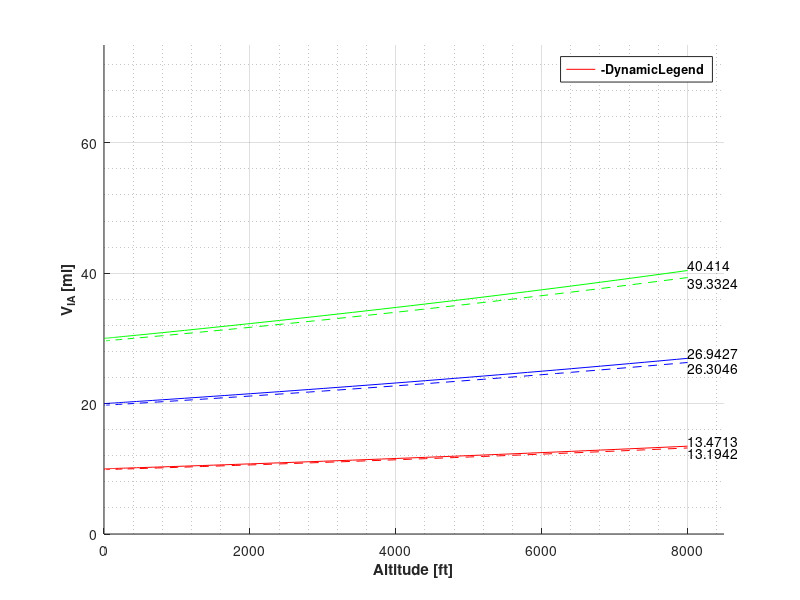
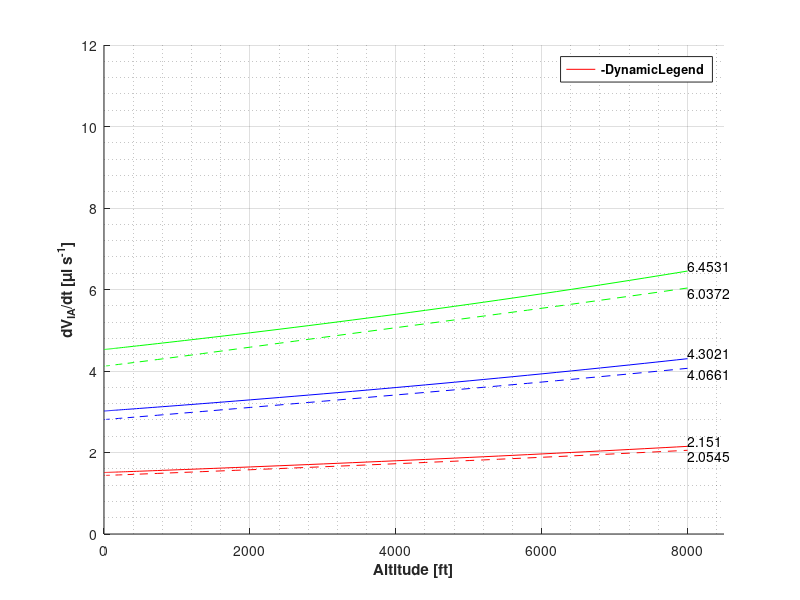
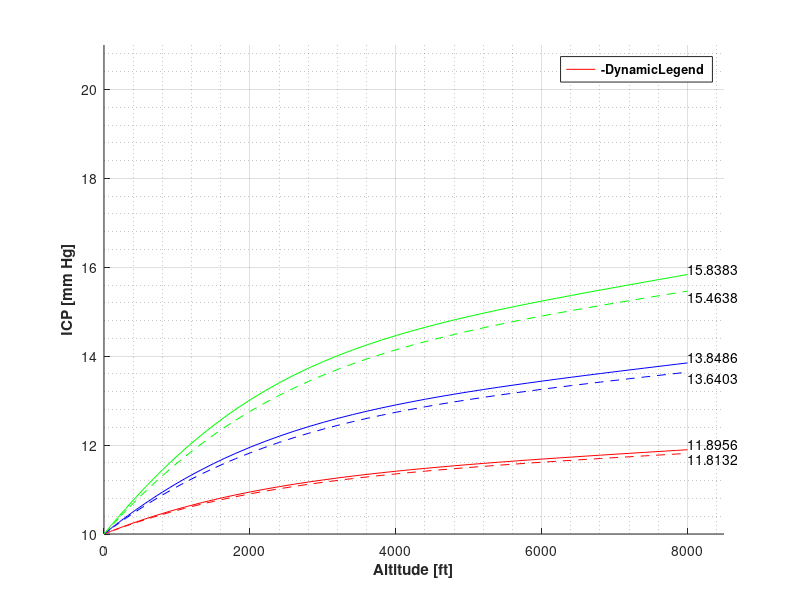
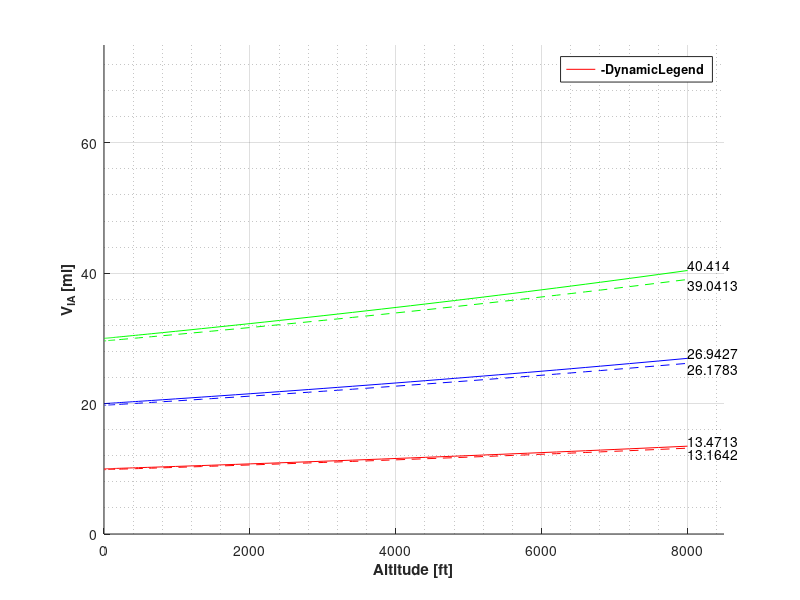

Recreate these plots in MATLAB, in order.
% A Mathematical Modelling Study of the Effects of Air Expansion Inside the
% Brain on the Intracranial Pressure

% Monash University Malaysia - Final Year Project
% Written by Viruj BALA SOUPRAMANIEN (27273652)
% Last modified: 29/5/19

% Anderson et al. Model
% Replicating results from: Andersson et al. (2003) - Air Transport of
% Patients with Intracranial Air: Computer Model of Pressure Effects

clc; clear; close all;

% Table 2 values
PICr=[10 20]*133.322; % Resting pressure (Pa)
VICr=[150 120]*1e-6; % Resting CSF volume
PVI=12.6*1e-6; % Pressure-volume index (m^3)
R=16.1*8.0124e9; % Outflow resistance (Pa/(m^3.s))
VIA0=[10 20 30]*1e-6; % Initial intracranial volume (m^3)
dHdt=[250 500 1000]*0.3048/60; % Rate of ascension (m/s)
Hmax=8000*0.3048; % Maximum altitude (m)

% Numerical constants
a=2257e-8; % Alpha
b=5.264; % Beta
K=1/(0.4343*PVI); % Mathematical constant

for k=1:length(dHdt)
    dt(k)=Hmax/dHdt(k); % Time taken to reach 8000 ft
    for j=1:length(VIA0)
        V=@(t)VIA0(j)./(1-a.*dHdt(k).*t).^b; % Equation 13
        dVdt=@(t)a*b*VIA0(j).*dHdt(k)./((1-a.*dHdt(k).*t).^(b+1)); % Rate of change of intracranial air equation
        for i=1:length(PICr)
            dPdt=@(t,P)(K*P/R)*(PICr(i)+R*dVdt(t)-P); % Equation 8
            [t,P]=ode45(dPdt,[0 dt(k)],PICr(i)); % Solving equation 8
            H{i,j,k}=dHdt(k)*t/0.3048; % Cabin altitude (ft)
            P_IC{i,j,k}=P/133.322; % Intracranial pressure (mm Hg)
            V_IC{i,j,k}=(log(P./PICr(i))/K+VICr(i))*1e6; % Intracranial volume (ml)
            V_IA{i,j,k}=V(t)*1e6; % Intracranial air volume (ml)
            P_IA{i,j,k}=(101000*(1-a*dHdt(k).*t).^b)/133.322;
            rate{i,j,k}=dVdt(t)*1e9; % Rate of change of volume (ul/s)
        end
    end
end

% Proposed Model
% Verifying Anderson model using function of intracranial pressure [P_IC(t)]

clear A Patm dPatm l m n o t P dPdt V dV dicv icp icv iav iap delV alt;

PIA0=101e3; % Initial intracranial air pressure

for n=1:length(dHdt)
    for m=1:length(VIA0)
        for l=1:length(PICr)
            A=VIA0(m)*PIA0; % From Boyles law: P1V1=P2V2 (A=V_IA*P_IA)
            Patm=@(t)PIA0*(1-a*dHdt(n).*t).^b; % Atmospheric pressure
            dPatm=@(t)-a*b*PIA0*dHdt(n).*(1-a*dHdt(n).*t).^(b-1); % Rate of change of atmospheric pressure
            V=@(t,P)A./(Patm(t)+P);
            dPdt=@(t,P)(K*P./(R*((Patm(t)+P).^2+K*P*A))).*...
                ((PICr(l)-P).*(Patm(t)+P).^2-A*R*dPatm(t)); % Equation 8
            dV=@(t,P)-A*(dPatm(t)+dPdt(t,P))./((Patm(t)+P).^2);
            [t,P]=ode45(dPdt,[0 dt(n)],PICr(l)); % Solving equation 8
            icp{l,m,n}=P/133.322; % Intracranial pressure (mm Hg)
            icv{l,m,n}=(log(P./PICr(l))/K+VICr(l))*1e6; % Intracranial volume (ml)
            alt{l,m,n}=dHdt(n)*t/0.3048; % Altitude (ft)
            iav{l,m,n}=V(t,P)*1e6; % Intracranial air volume (ml)
            iap{l,m,n}=(Patm(t)+P)/133.322;
            delV{l,m,n}=dV(t,P)*1e9; % Rate of change of intracranial volume (ul/s)
        end
    end
end

% Plots

if PICr(1)~=10 && VIA0(1)~=10 && dHdt(1)~=250
    PICr=PICr/133.322;
    VIA0=VIA0/1e-6;
    dHdt=dHdt*60/0.3048;
end

[u,v,w]=size(icp);
lines={'r','b','g';'rs:','bs:','gs:';'r--','b--','g--'};

for x=1:u
    for y=1:v
        if x==1
            c=1;
        else
            c=10;
        end
        for z=1:w
            figure(c)
            hold on
            plot(H{x,y,z},V_IA{x,y,z},lines{1,y},'DisplayName',...
                ['Anderson Model: ',num2str(VIA0(y)),'ml V_{IA}_{_0}'])
            plot(alt{x,y,z},iav{x,y,z},lines{3,y},'DisplayName',...
                ['Proposed Model: ',num2str(VIA0(y)),'ml V_{IA}_{_0}'])
            %title(sprintf('Change in Air Volume with Altitude at %d ft/min (P_{IC}_{_r} = %d mm Hg)',dHdt(z),PICr(x)))
            legend('-DynamicLegend','Location','best',...
                'FontWeight','bold')
            text(H{x,y,z}(end),V_IA{x,y,z}(end),...
                num2str(V_IA{x,y,z}(end)),'HorizontalAlignment',...
                'left','VerticalAlignment','bottom')
            text(H{x,y,z}(end),iav{x,y,z}(end),...
                num2str(iav{x,y,z}(end)),'HorizontalAlignment',...
                'left','VerticalAlignment','top')
            
            figure(c+1)
            hold on
            plot(H{x,y,z},rate{x,y,z},lines{1,y},'DisplayName',...
                ['Anderon Model: ',num2str(VIA0(y)),'ml V_{IA}_{_0}'])
            plot(alt{x,y,z},delV{x,y,z},lines{3,y},'DisplayName',...
                ['Proposed Model: ',num2str(VIA0(y)),'ml V_{IA}_{_0}'])
            %title(sprintf('Rate of Air Expansion against Altitude at %d ft/min (P_{IC}_{_r} = %d mm Hg)',dHdt(z),PICr(x)))
            legend('-DynamicLegend','Location','best',...
                'FontWeight','bold')
            text(H{x,y,z}(end),rate{x,y,z}(end),...
                num2str(rate{x,y,z}(end)),'HorizontalAlignment',...
                'left','VerticalAlignment','bottom')
            text(H{x,y,z}(end),delV{x,y,z}(end),...
                num2str(delV{x,y,z}(end)),'HorizontalAlignment',...
                'left','VerticalAlignment','top')
            
            figure(c+2)
            hold on
            plot(H{x,y,z},P_IC{x,y,z},lines{1,y},'DisplayName',...
                ['Anderson Model: ',num2str(VIA0(y)),'ml V_{IA}_{_0}'])
            plot(alt{x,y,z},icp{x,y,z},lines{3,y},'DisplayName',...
                ['Proposed Model: ',num2str(VIA0(y)),'ml V_{IA}_{_0}'])
            %title(sprintf('Change in ICP with Altitude at %d ft/min (P_{IC}_{_r} = %d mm Hg)',dHdt(z),PICr(x)))
            legend('-DynamicLegend','Location','best',...
                'FontWeight','bold')
            text(H{x,y,z}(end),P_IC{x,y,z}(end),...
                num2str(P_IC{x,y,z}(end)),'HorizontalAlignment',...
                'left','VerticalAlignment','bottom')
            text(H{x,y,z}(end),icp{x,y,z}(end),...
                num2str(icp{x,y,z}(end)),'HorizontalAlignment',...
                'left','VerticalAlignment','top')
            
            % Cleaning up presentation
            if z==1
                figure(c)
                axis([0 8500 0 75])
                figure(c+1)
                axis([0 8500 0 12])
                if x==1
                    figure(c+2)
                    axis([0 8500 10 21])
                else
                    figure(c+2)
                    axis([0 8500 20 31])
                end
            elseif z==2
                figure(c)
                axis([0 8500 0 75])
                figure(c+1)
                axis([0 8500 0 25])
                if x==1
                    figure(c+2)
                    axis([0 8500 10 26])
                else
                    figure(c+2)
                    axis([0 8500 20 40])
                end
            else
                figure(c)
                axis([0 8500 0 75])
                figure(c+1)
                axis([0 8500 0 46])
                if x==1
                    figure(c+2)
                    axis([0 8500 10 35])
                else
                    figure(c+2)
                    axis([0 8500 20 50])
                end
            end
            
            figure(c)
            xlabel('Altitude [ft]','FontWeight','bold')
            ylabel('V_{IA} [ml]','FontWeight','bold')
            grid on
            grid minor
            figure(c+1)
            xlabel('Altitude [ft]','FontWeight','bold')
            ylabel('{dV_{IA}}/{dt} [\mul s^{-1}]','FontWeight','bold')
            grid on
            grid minor
            figure(c+2)
            xlabel('Altitude [ft]','FontWeight','bold')
            ylabel('ICP [mm Hg]','FontWeight','bold')
            grid on
            grid minor
            c=c+3;
        end
    end
end